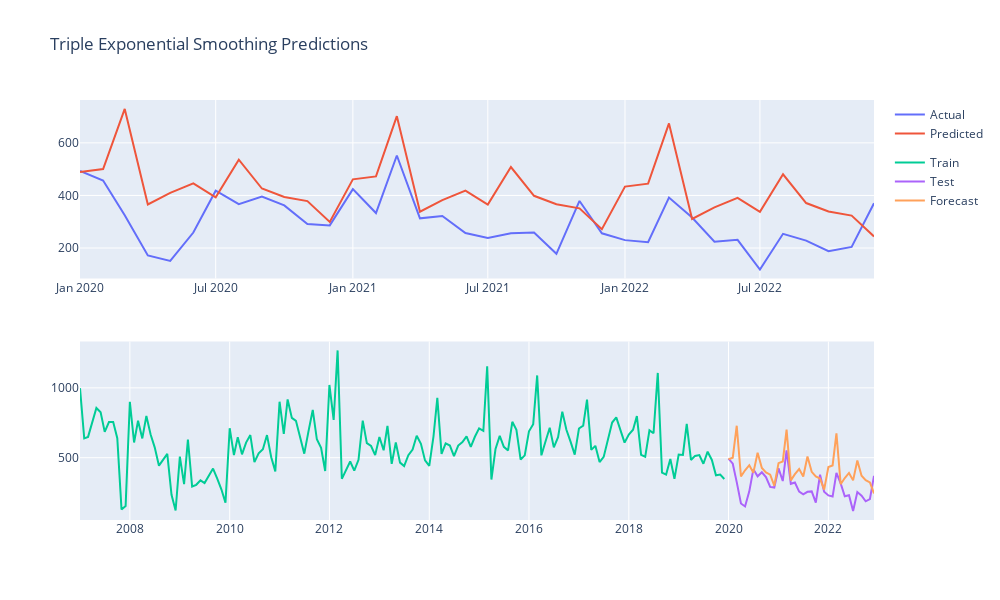

This figure's notebook cell:
### Markdown cell above
#### Triple Exponential Smoothing

### Code cell
model_name='Triple Exponential Smoothing'

# Train
model = ExponentialSmoothing(train[dep_var],trend='add',seasonal='add',seasonal_periods=12).fit()

# Predict
predictions = model.predict(start=start, end=end)

# Forecast accuracy
forecast_accuracy(model_name, test[dep_var], predictions, True, True)
